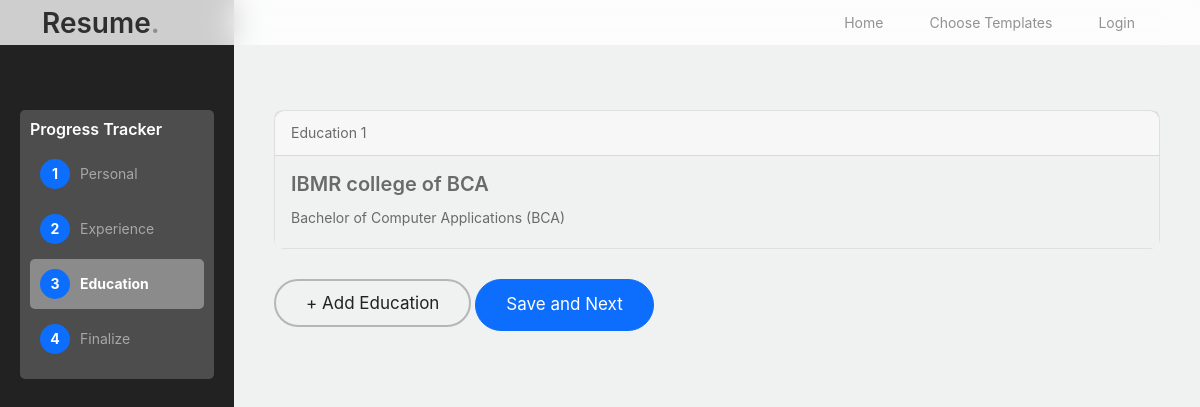
The page /extracted_education_choice (signed in) on the database as committed earlier.
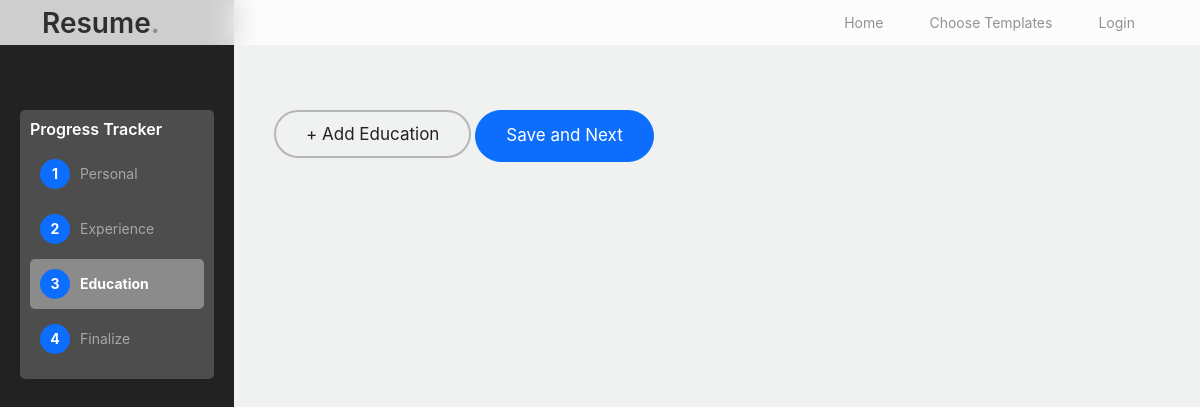
The same page on the database as committed later.
### resume_builder/models.py (models this page shows)
class Education(models.Model):
    user_id = models.ForeignKey('NewUser', on_delete=models.CASCADE)
    college_name = models.CharField(max_length=800,default='college name')
    degree = models.CharField(max_length=800,default='education')
    from_date = models.CharField(max_length=800,default='from date')
    to_date = models.CharField(max_length=800,default='to date')
    city = models.CharField(max_length=800,default='city')
    cgpa = models.CharField(max_length=800,default='CGPA')

### resume_builder/views.py (the view)
# urls.py: path('extracted_education_choice',views.extracted_education_choice,name="extracted_education_choice"),
def extracted_education_choice(request):
    user_id=request.user.id
    details=Education.objects.filter(user_id_id=user_id)
    context={'id':id,'details':details}
    return render(request,'extracted_education_choice.html',context)

### resume_builder/templates/extracted_education_choice.html (shortened to what this page needs)
<!doctype html>
<html lang="en">
<head>
		<link href="/static/home_assets/css/bootstrap.min.css" rel="stylesheet">
		<link href="https://cdnjs.cloudflare.com/ajax/libs/font-awesome/6.0.0-beta3/css/all.min.css" rel="stylesheet">
		<link href="/static/home_assets/css/tiny-slider.css" rel="stylesheet">
		<link href="/static/home_assets/css/style.css" rel="stylesheet">
	</head>
	<body>
		<nav class="custom-navbar navbar navbar-expand-md navbar-dark bg-dark fixed-top" aria-label="Furni navigation bar">
			<div class="container">
				<a class="navbar-brand" href="index.html">Resume<span>.</span></a>
				<div class="collapse navbar-collapse" id="navbarsFurni">
					<ul class="custom-navbar-nav navbar-nav ms-auto mb-2 mb-md-0">
						<li class="nav-item">
							<a class="nav-link" href="index.html">Home</a>
						</li>
						<li><a class="nav-link" href="shop.html">Choose Templates</a></li>
						<li><a class="nav-link" href="about.html">Login</a></li>
					</ul>
				</div>
			</div>
		</nav>
<div class="hero1">
		<div class="container1">
			<div class="sidebar" id="sidebar">
				<div class="tracking-system">
					<h3>Progress Tracker</h3>
					<ul class="tracking-steps">
						<li class="step">
							<div class="step-number">1</div>
							Personal
						</li>
						<li class="step">
							<div class="step-number">2</div>
							Experience
						</li>
						<li class="step active">
							<div class="step-number">3</div>
							Education
						</li>
						<li class="step">
							<div class="step-number">4</div>
							Finalize
						</li>
					</ul>
				</div>
			</div>
			<div class="main-content" id="main-content">
				<div style="margin-top: 70px;">
                    {% for x in details %}
                    <div class="card" style="border-radius: 10px; margin-bottom: 30px;">
                        <div class="card-header">
                          Education 1
                        </div>
                        <div class="card-body" style="background-color: #eff2f1;">
                          <h5 class="card-title">{{x.college_name}}</h5>
                          <p class="card-text">{{x.degree}}</p>
                        </div>
                      </div>
                      {% endfor %}
                      <a href="/extracted_education" style="text-decoration: none;" class="btn1 btn-black-outline">+ Add Education</a>
                     <a href="/extracted_extra_details"> <button type="submit" class="btn btn-primary me-2">Save and Next</button></a>
				</div>
			</div>
		</div>
		</div>
	</body>
</html>

Rows that differ between the two databases and show on the page:
removed Education: college_name "IBMR college of BCA", degree "Bachelor of Computer Applications (BCA)"
